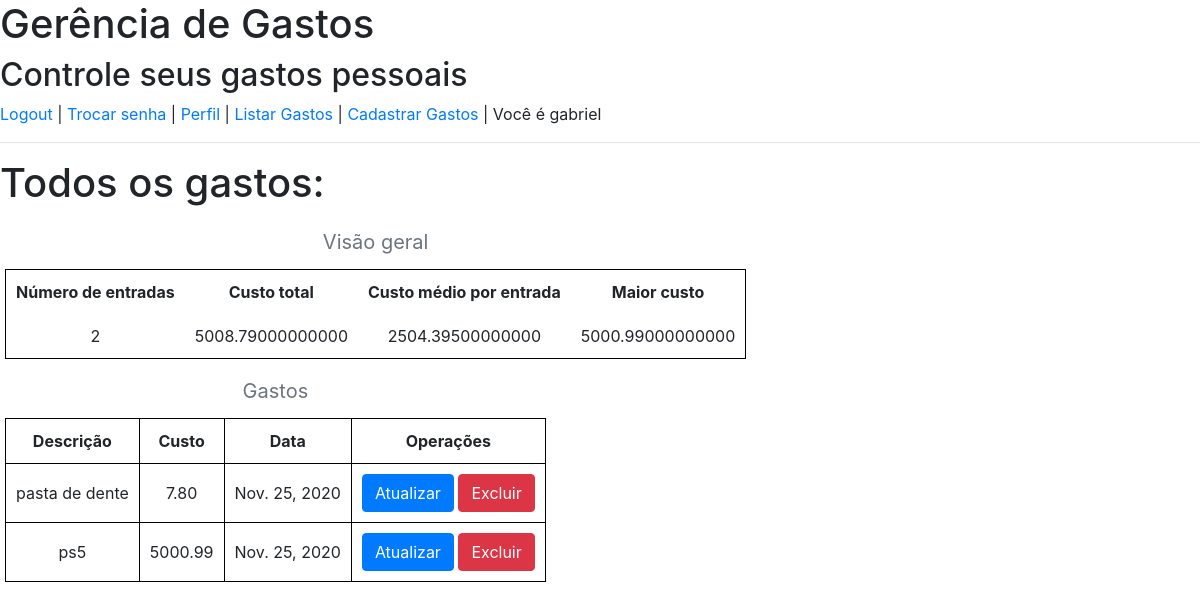
The app's page /gastos/lista/ (signed in), older data.
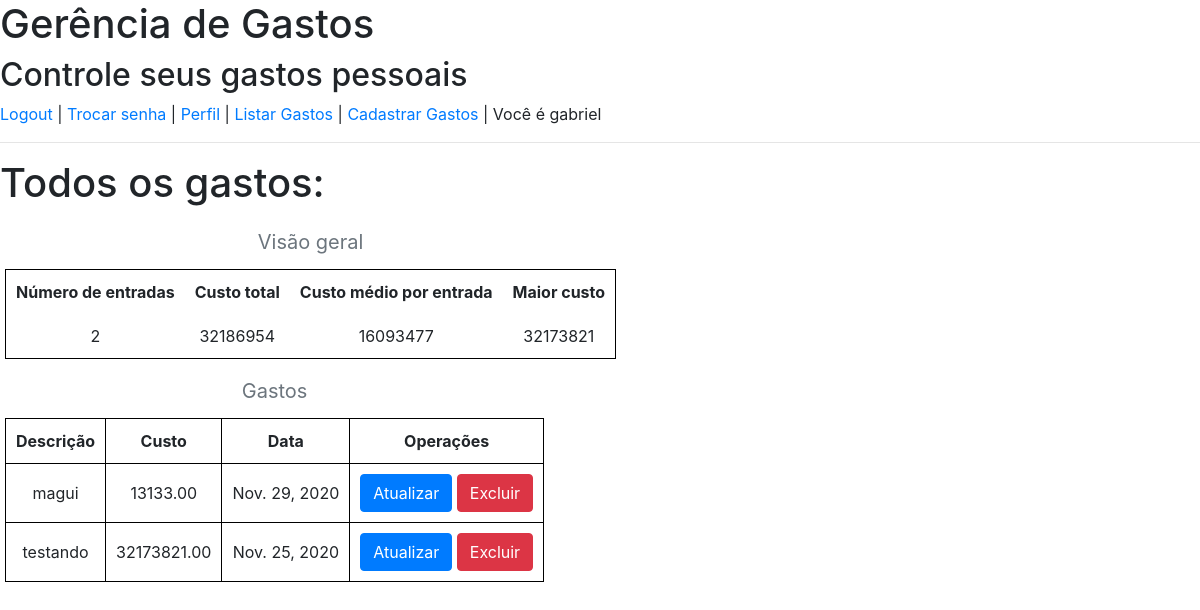
The same page, newer data.
### gastos/models.py (models this page shows, shortened)
class Gasto(models.Model):
    descricao = models.CharField(max_length=100, help_text="Entre com a descrição do gasto")
    custo = models.DecimalField(help_text="Entre com o custo", decimal_places=2, max_digits=10)
    data = models.DateField(help_text="Data do gasto no formato <em>DD/MM/AAAA<em>")
    usuario = models.ForeignKey(settings.AUTH_USER_MODEL, on_delete=models.CASCADE, blank=True, null=True)

### gastos/views.py (the view)
# urls.py: path('lista/', views.GastoListView.as_view(), name="lista-gastos"),
class GastoListView(LoginRequiredMixin, View):
    def get(self, request, *args, **kwargs):
        gastos = Gasto.objects.filter(usuario=request.user)
        numero_entradas = gastos.count()
        custo_total = gastos.aggregate(Sum('custo')).get('custo__sum', None)
        custo_entrada_media = gastos.aggregate(Avg('custo')).get('custo__avg', None)
        maior_custo = gastos.aggregate(Max('custo')).get('custo__max', None)
        context = { 'gastos': gastos,
                   'numero_entradas': numero_entradas,
                   'custo_total': custo_total,
                   'custo_entrada_media': custo_entrada_media,
                   'maior_custo': maior_custo,
                   }
        return render(request, 'gastos/listaGastos.html', context)

### gastos/templates/gastos/listaGastos.html (shortened to what this page needs)
{% extends 'trabalho/base.html' %}
{% load static %}
{% block head %}
<link rel="stylesheet" href="{% static 'gastos/css/listaGastos.css' %}">
{% endblock %}
{% block content %}
<h1>Todos os gastos:</h1>
<table>
		<caption>Visão geral</caption>
    <tr>
    <th>Número de entradas</th>
    <th>Custo total</th>
    <th>Custo médio por entrada</th>
    <th>Maior custo</th>
    </tr>
    <tr>
        <td>{{ numero_entradas }}</td>
        <td>{{ custo_total }}</td>
        <td>{{ custo_entrada_media }}</td>
        <td>{{ maior_custo }}</td>
    </tr>
</table>
<table border="1">
		<caption>Gastos</caption>
    <tr>
    <th>Descrição</th>
    <th>Custo</th>
    <th>Data</th>
    <th>Operações</th>
    </tr>
    {% for gasto in gastos %}
    <tr>
        <td>{{ gasto.descricao }}</td>
        <td>{{ gasto.custo }}</td>
        <td>{{ gasto.data }}</td>
        <td>
            <a href="{% url 'gastos:atualiza-gasto' pk=gasto.id %}" class='btn btn-primary'>Atualizar</a>
            <a href="{% url 'gastos:apaga-gasto' pk=gasto.id %}" class='btn btn-danger'>Excluir</a>
        </td>
    </tr>
    {% empty %}
    <tr>
        <th colspan="6">
            Ainda não tem gastos cadastrados
        </th>
    </tr>
    {% endfor %}
</table>
{% endblock %}

### trabalho/templates/trabalho/base.html (shortened to what this page needs)
{% load static %}
<!DOCTYPE html>
<html>
<head>
    <link rel="stylesheet" href="https://stackpath.bootstrapcdn.com/bootstrap/4.4.1/css/bootstrap.min.css">
    <link rel="stylesheet" href="{% static 'geral/css/estilo.css' %}">
    {% block head %}{% endblock %}
</head>
<body>
		{% if not user.is_authenticated %}
    <h1>Site Seguro</h1>
    <h2>Registro e autenticação do usuário</h2>
		{% else %}
		<h1>Gerência de Gastos</h1>
    <h2>Controle seus gastos pessoais</h2>
		{% endif %}
    <div>
        {% if not user.is_authenticated %}
        <a href="{% url 'sec-home' %}">Página inicial de segurança</a>
        | <a href="{% url 'sec-registro' %}">Registrar</a>
        | <a href="{% url 'sec-login' %}?next={% url 'sec-paginaSecreta' %}">Login</a>
        {% else %}
        <a href="{% url 'sec-logout' %}">Logout</a>
        | <a href="{% url 'sec-password_change' %}">Trocar senha</a>
        | <a href="{% url 'sec-completaDadosUsuario' pk=user.id %}">Perfil</a>
        | <a href="{% url 'gastos:lista-gastos' %}">Listar Gastos</a>
				| <a href="{% url 'gastos:cria-gasto' %}">Cadastrar Gastos</a>
        {% endif %}
        | Você é {% firstof user.username "um visitante" %}
    </div>
    <hr>{% block content %}{% endblock %}
</body>
</html>

### gastos/static/gastos/css/listaGastos.css (style rules this page uses)
th, td { text-align: center; padding: 10px; }
table { border: 1px solid black; margin: 5px; }
caption { text-align: center; caption-side: top; font-size: 20px; }

Row changes from the older to the newer data that the page shows:
removed Gasto: descricao "pasta de dente", custo "7.80", data "Nov. 25, 2020"
removed Gasto: descricao "ps5", custo "5000.99", data "Nov. 25, 2020"
added Gasto: descricao "magui", custo "13133.00", data "Nov. 29, 2020"
added Gasto: descricao "testando", custo "32173821.00", data "Nov. 25, 2020"
Text that changed along with them:
{{ custo_total }}: "5008.79000000000" → "32186954"
{{ custo_entrada_media }}: "2504.39500000000" → "16093477"
{{ maior_custo }}: "5000.99000000000" → "32173821"
